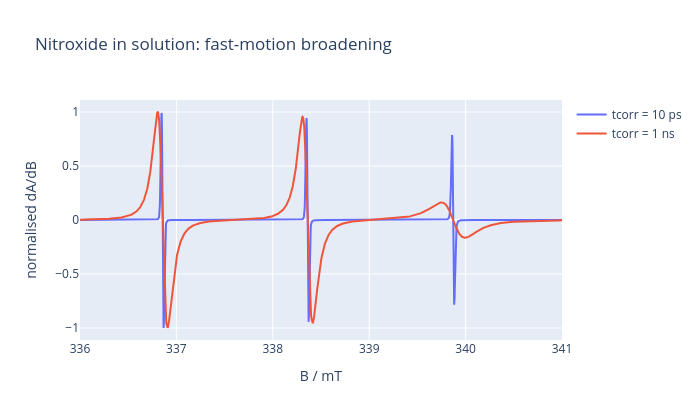

Notebook cell for this chart:
### Code cell
import plotly.graph_objects as go

fig = go.Figure()
fig.add_trace(go.Scatter(x=rigid.x, y=rigid.spec / np.abs(rigid.spec).max(), mode="lines", name="tcorr = 10 ps"))
fig.add_trace(go.Scatter(x=slow.x, y=slow.spec / np.abs(slow.spec).max(), mode="lines", name="tcorr = 1 ns"))
fig.update_layout(title="Nitroxide in solution: fast-motion broadening", xaxis_title="B / mT", yaxis_title="normalised dA/dB", width=700, height=420)
fig

### Figure 1 — Plotly figure (JSON) as saved in the notebook; plotly's stock layout.template omitted (floating-point values rounded to 4 significant figures; data arrays with more than 128 entries replaced by an {"elided": "..."} marker saying what was removed)
{"data": [{"mode": "lines", "name": "tcorr = 10 ps", "x": {"elided": "2048 float values"}, "y": {"elided": "2048 float values"}, "type": "scatter"}, {"mode": "lines", "name": "tcorr = 1 ns", "x": {"elided": "2048 float values"}, "y": {"elided": "2048 float values"}, "type": "scatter"}], "layout": {"title": {"text": "Nitroxide in solution: fast-motion broadening"}, "xaxis": {"title": {"text": "B / mT"}}, "yaxis": {"title": {"text": "normalised dA/dB"}}, "width": 700, "height": 420}}
